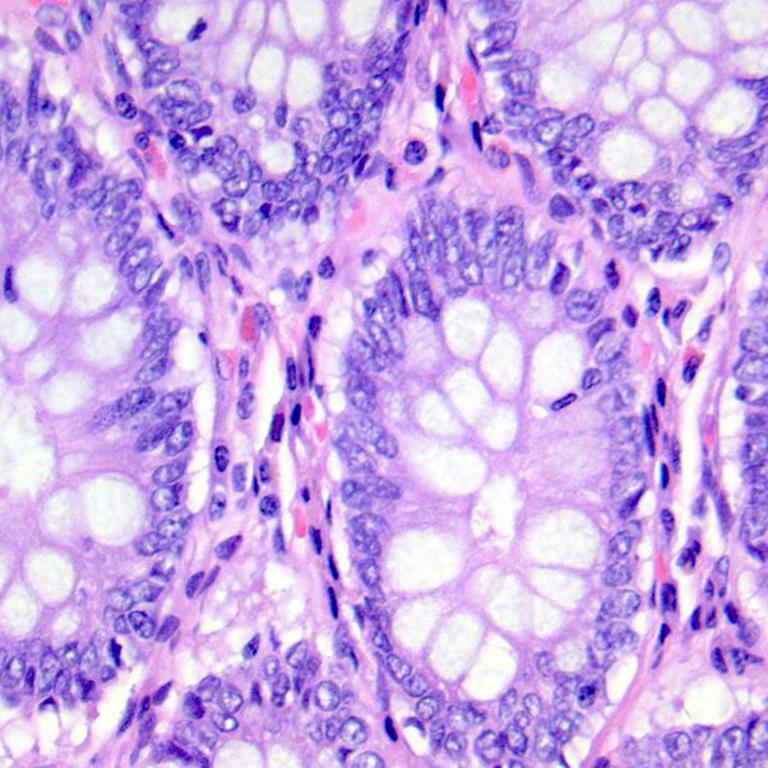
#> input picture data/colon_image_sets/colon_n/colonn1013.jpeg, 768 x 768 px; its folder holds only this picture in this run
$ jupyter execute --allow-errors colon_image_analysis.ipynb   (shell and % lines are left out)
#> lines starting #> are read from the running program, lines starting #| are printed output that depends on the picture
# Business Understanding

<hr style="border: 2px solid black;">

### Overview of the dataset
The Lung & Colon Cancer Histopathological Images dataset comprised of microscopic images of healthy and cancerous human tissue. For this lab, I'll be focusing on the colon_image_sets in the subset of images, which contains color images of colon tissue slides. The images are labeled as normal or malignant adenocarcinoma, allowing a binary classification task. Images are stored as raw JPEGs with sizes around 768 x 768 pixels.

### Purpose of the dataset
The images were collected by pathologists to support diagnostics in oncology research. Histopathology, which is looking at tissue under a microscope, is the standard for clinical diagnosis of colon cancer, but reviewing it manually can be time-consuming and subject to human variability. By providing this dataset the researchers aimed to development benchmarking automated imaged-analysis to speed or aid in cancer detection.

### Prediction Task and interested third parties
The prediction task is to classify an image of colon tissue as normal or adenocarcinoma.
Third parties that would benefit from these predictions could be:
- Pathology Labs and hospitals
- Medical Device Companies and diagnostic AI companies
- Public Health Researchers

### Importance of the data
Colon cancer is one of the most common cancers in the world, and an early detection greatly improves patient outcomes. Highly detailed and labeled images are needed for training algorithms that can highlight cancerous tissue accurately, potentially reducing diagnostic time and cost.

### Performance Expectations
In a clinical setting, a classification algorithm would need high sensitivity to avoid missing cancers while maintaining high specificity to limiting false positives. A useful model would need sensitivity/specificity factors to be at least above 90% - 95%, because even a small error could affect recommendations of patient care. For research purposes, maybe a slightly lower performance could be accepted as a second opinion to assist pathologist.

<hr style="border: 2px solid black;">

Dataset Link: https://www.kaggle.com/datasets/andrewmvd/lung-and-colon-cancer-histopathological-images

Borkowski, A. A., Bui, M. M., Thomas, L. B., Wilson, C. P., DeLand, L. A., & Mastorides, S. M. (2019). Lung and colon cancer histopathological image dataset (LC25000) (Version 1) [Preprint]. arXiv. https://arxiv.org/abs/1912.12142

## Data Preparation

[cell 1]
import os
import numpy as np
from PIL import Image
import matplotlib.pyplot as plt
data = "data/colon_image_sets"
image_size = [128, 128]

images = []
labels = []

# Load from filepath resize and covert images
for label_name in os.listdir(data):
    label_path = os.path.join(data, label_name)
    if not os.path.isdir(label_path):
        continue
    for filename in os.listdir(label_path):
        image_path = os.path.join(label_path, filename)
        try:
            with Image.open(image_path) as img:
#> img is the input picture: PIL image 768x768 RGB; mean R, G, B 201.3, 168.8, 231.4
                img = img.convert('RGB')
                img = img.resize(image_size)
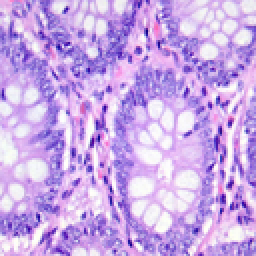
#> img: PIL image 128x128 RGB (shown 2 times larger); mean R, G, B 201.3, 168.8, 231.4
                images.append(np.array(img))
                labels.append(label_name)
        except Exception as e:
            print(f'Error: {e}')

# Covert to numpy arrays
images = np.array(images)
labels = np.array(labels)

x = images.reshape(images.shape[0], -1)

# Visualize
fig, ax = plt.subplots(1, 5, figsize=(10, 5))
#> (the rest of this cell did not finish here and is left out)

[cell 2]
# Dataset specifics (https://github.com/eclarson/MachineLearningNotebooks/blob/master/04.%20Dimension%20Reduction%20and%20Images.ipynb)
n_samples, n_features = x.shape
#> n_samples = 1; n_features = 49152
h, w = images.shape[1:3]
#> h = 128; w = 128
class_names = np.unique(labels)
n_classes = len(class_names)

print("Missing values:", np.sum(~np.isfinite(x)))
#| Missing values: 0
print(f"Number of samples: {n_samples}")
#| Number of samples: 1
print(f"Number of flattened features per image: {n_features}")
#| Number of flattened features per image: 49152
print(f"Image dimensions: {h} x {w}")
#| Image dimensions: 128 x 128
print(f"Number of classes: {n_classes}")
print(f"Class names: {class_names}")
print("Feature vector size:", h * w * 3)
#| Feature vector size: 49152

[cell 3]
def plot_gallery(images, titles, h, w, n_row=3, n_col=6):
#> called with images = array of shape (1, 128, 128, 3), titles = array of shape (1,), h = 128, w = 128, n_row = 3, n_col = 6
    plt.figure(figsize=(1.7 * n_col, 2.3 * n_row))
    plt.subplots_adjust(bottom=0, left=.01, right=.99, top=.90, hspace=.35)
    for i in range(min(n_row * n_col, len(images))):  # avoid index error
        plt.subplot(n_row, n_col, i + 1)
        plt.imshow(images[i].reshape(h, w, 3))  # RGB images
        plt.title(titles[i], size=12)
        plt.xticks(())
        plt.yticks(())
#> this loop made 1 pass
    plt.show()

plot_gallery(images, labels, h=128, w=128, n_row=3, n_col=6)

# Data Reduction

## Linear dimensionality reduction using PCA

[cell 4]
from sklearn.decomposition import PCA
import time

pca = PCA(n_components=500)
#> (the rest of this cell did not finish here and is left out)

### Analysis of PCA Plot

The plot shows the cumulative explained variance as a function of the number of principal components in the images, and in this case, 501 components are needed to capture 95% of the variance in 500 components. However, in the scree plot the elbow of the curve looks to be around 50 - 100, meaning the colon images can be represented in 50 - 100 dimensions instead of the full raw pixels at 49152 vectors.

My conclusion is that reducing the data to more manageable dimensions will make other tasks such as feature extraction much faster while still preserving the structure and variation of the images.

## Linear dimensionality reduction using Randomized PCA

[cell 5]
pca = PCA(n_components=500, svd_solver='randomized')
#> (the rest of this cell did not finish here and is left out)

### Analysis of Randomized PCA Plot

The plot of the randomized PCA algorithm and the components variance to capture 95% of the data was the same as the standard PCA. One caveat was that the randomized version was a little faster with a Wall time: 47.1 s vs Wall time: 1min 1s. For this dataset there was 21.67% increase computation speed which means randomized PCA is 22% faster than standard PCA for this data.

### Quantitative Analysis

Standard PCA and Randomized PCA represented the data very well. The cumulative explained variance curves were nearly the same, and both methods required 501 components to capture 95% of the variance which means similar quality of representation. The main observed difference was computation speed. Given the similar data representation and the faster computation speed, my method choice for this dataset would be randomized PCA.

### Feature Extraction

[cell 6]
from skimage.feature import hog
from skimage import color

# Convert to greyscale
gray_image = np.array([color.rgb2gray(img) for img in images])


# Extract features using HOG
hog_feature = []
for img in gray_image:
    features = hog(img, pixels_per_cell=(16, 16), cells_per_block=(2, 2), orientations=8, block_norm='L2-Hys')
    hog_feature.append(features)
#> after the loop, hog_feature = 1 item

hog_feature = np.array(hog_feature)
print('HOG feature vector size:', hog_feature.shape)
#| HOG feature vector size: (1, 1568)

## Heatmap of average HOG classes

[cell 7]
import seaborn as sns
import pandas as pd

classes = pd.unique(labels)

mean_features = np.array([hog_feature[labels == c].mean(axis=0) for c in classes])
df = pd.DataFrame(mean_features, index=classes)
#> df = table of 1 rows and 1568 columns

plt.figure(figsize=(15,8))
sns.heatmap(df, annot=True, cmap='viridis')
plt.title('Mean HOG Features per class')
plt.xlabel('Feature Index')
plt.ylabel('Class Index')
plt.show()
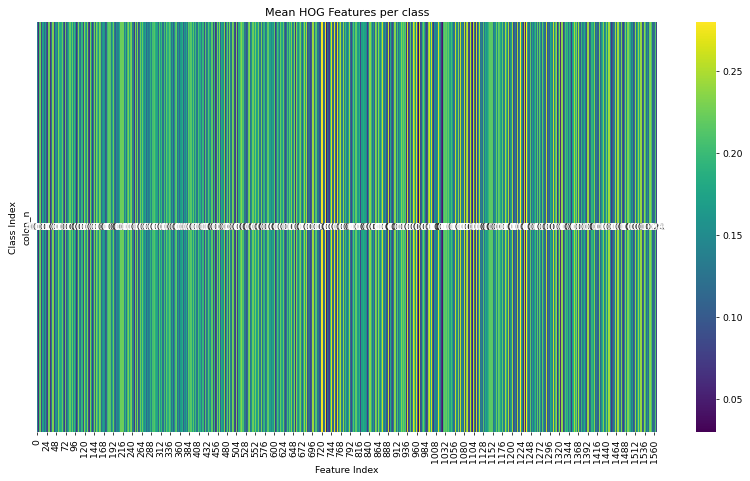
#> figure drawn by matplotlib, 2 panels

## Nearest Neighbor Classification

[cell 8]
from sklearn.model_selection import train_test_split
from sklearn.neighbors import KNeighborsClassifier
from sklearn.metrics import accuracy_score,classification_report

#> (the rest of this cell did not finish here and is left out)

## Feature extraction using DAISY Key Point Matching

[cell 9]
from skimage.color import rgb2gray
from skimage.feature import daisy, corner_peaks

daisy_keypoints = [] # list of arrays per image
all_desc = []
for img in images:
    gray = rgb2gray(img)

    # Key points detection (limiting to first 100 key points)
    kps = corner_peaks(gray, min_distance=5, threshold_rel=0.1)[:100]

    # Remove keypoints close to image boarder
    margin = 15
    mask = (kps[:,0]>=margin) & (kps[:,1]<gray.shape[0]-margin) & (kps[:,1]>=margin & (kps[:,1]<gray.shape[1]-margin))
    kps = kps[mask]

    descriptor = daisy(gray, step=1, radius=15, rings=2, histograms=6, orientations=8)

    # map keypoints to DAISY grid
    kp_i = np.clip(np.round((kps[:,0]-15)/1).astype(int), 0, descriptor.shape[0]-1)
    kp_j = np.clip(np.round((kps[:,1]-15)/1).astype(int), 0, descriptor.shape[1]-1)

    kp_desc = descriptor[kp_i, kp_j, :]

    all_desc.append(kp_desc.astype('float32'))
    daisy_keypoints.append(len(kp_desc))
#> this loop made 1 pass
#> margin on pass 1: 15
#> pass 1, `gray = rgb2gray(img)`:
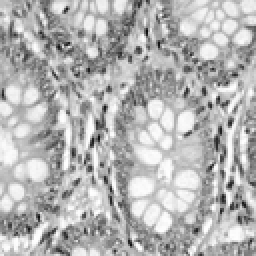
#> gray: shape (128, 128) float64 (shown 2 times larger); min 0.0518, max 1, mean 0.707
#> pass 1, `kp_desc = descriptor[kp_i, kp_j, :]`:
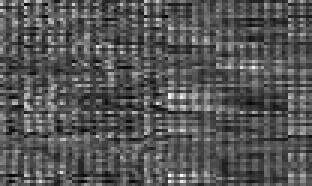
#> kp_desc: shape (62, 104) float64 (shown 3 times larger); min 0.0027, max 0.0233, mean 0.00962; drawn with min black and max white
#> after the loop, all_desc = 1 item; daisy_keypoints = [62]

[cell 10]
from annoy import AnnoyIndex
# Reference: https://medium.com/@kevin_yang/simple-approximate-nearest-neighbors-in-python-with-annoy-and-lmdb-e8a701baf905
stack_desc = np.vstack(all_desc)
desc_dim = stack_desc.shape[1]
#> desc_dim = 104

# Build Annoy index
#> (the rest of this cell did not finish here and is left out)

$ run again, on data/colon_image_sets/colon_n/colonn1067.jpeg
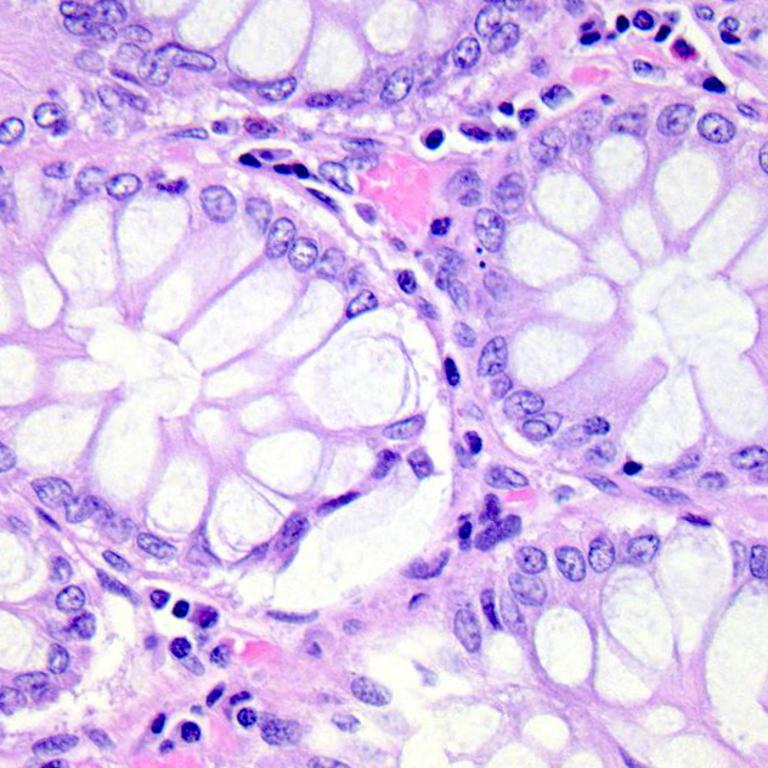
#> input picture data/colon_image_sets/colon_n/colonn1067.jpeg, 768 x 768 px
#> img is the input picture: PIL image 768x768 RGB; mean R, G, B 217.7, 195.1, 236.5
#> img: PIL image 128x128 RGB
#| Missing values: 0
#| Number of samples: 1
#| Number of flattened features per image: 49152
#| Image dimensions: 128 x 128
#| Feature vector size: 49152
#> the loop in plot_gallery, `for i in range(min(n_row * n_col, len(images))):` made 1 pass
#> the loop `for img in gray_image:` made 1 pass
#> after the loop `for img in gray_image:`: hog_feature = 1 item
#| HOG feature vector size: (1, 1568)
#> df = table of 1 rows and 1568 columns
#> the loop `for img in images:` made 1 pass
#> margin on pass 1: 15
#> pass 1, `gray = rgb2gray(img)`:
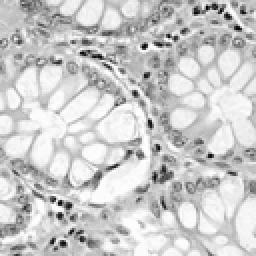
#> gray: shape (128, 128) float64 (shown 2 times larger); min 0.0218, max 0.999, mean 0.796
#> pass 1, `kp_desc = descriptor[kp_i, kp_j, :]`:
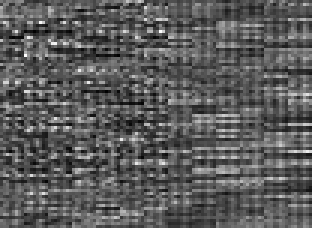
#> kp_desc: shape (76, 104) float64 (shown 3 times larger); min 0.00189, max 0.0235, mean 0.00962; drawn with min black and max white
#> after the loop `for img in images:`: all_desc = 1 item; daisy_keypoints = [76]

$ run again, on data/colon_image_sets/colon_n/colonn1183.jpeg
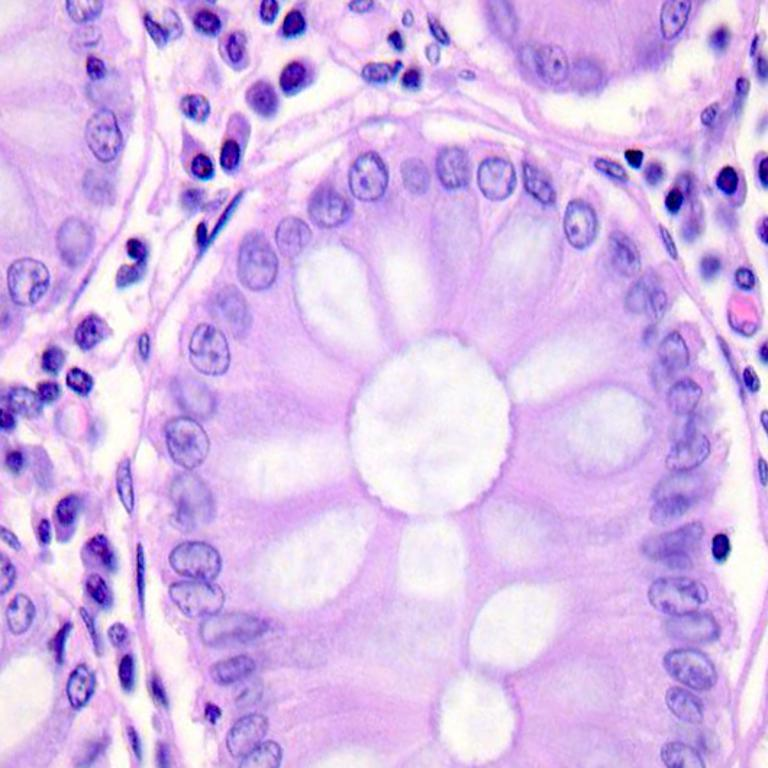
#> input picture data/colon_image_sets/colon_n/colonn1183.jpeg, 768 x 768 px
#> img is the input picture: PIL image 768x768 RGB; mean R, G, B 215.4, 184.4, 234.6
#> img: PIL image 128x128 RGB
#| Missing values: 0
#| Number of samples: 1
#| Number of flattened features per image: 49152
#| Image dimensions: 128 x 128
#| Feature vector size: 49152
#> the loop in plot_gallery, `for i in range(min(n_row * n_col, len(images))):` made 1 pass
#> the loop `for img in gray_image:` made 1 pass
#> after the loop `for img in gray_image:`: hog_feature = 1 item
#| HOG feature vector size: (1, 1568)
#> df = table of 1 rows and 1568 columns
#> the loop `for img in images:` made 1 pass
#> margin on pass 1: 15
#> pass 1, `gray = rgb2gray(img)`:
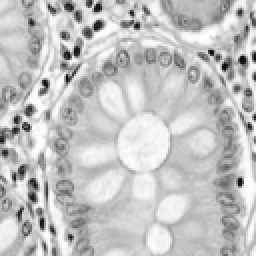
#> gray: shape (128, 128) float64 (shown 2 times larger); min 0.0215, max 0.998, mean 0.763
#> pass 1, `kp_desc = descriptor[kp_i, kp_j, :]`:
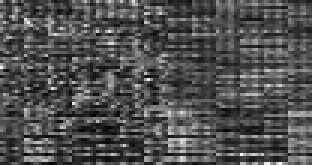
#> kp_desc: shape (55, 104) float64 (shown 3 times larger); min 0.00199, max 0.0262, mean 0.00962; drawn with min black and max white
#> after the loop `for img in images:`: all_desc = 1 item; daisy_keypoints = [55]
